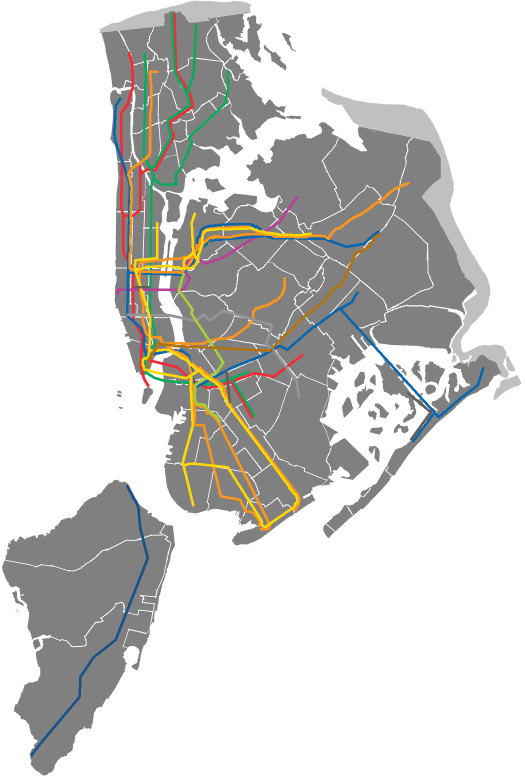
#> input picture test/answerKeySlightlyOff.jpg, 1049 x 1562 px (shown at 1/2 size)
$ python gradeQuiz.py test/answerKeySlightlyOff.jpg test/123.png   (older library calls are emulated)
#> lines starting #> are read from the running program, lines starting #| are printed output that depends on the picture
import sys
from imageio import imread
from skimage.metrics import structural_similarity
from skimage.transform import resize

height = 2000
width = 1700
blankMapStructuralSim = 0.9500506656399518

def structural_sim(path_a, path_b):
  '''
  Measure the structural similarity between two images
  @args:
    {str} path_a: the path to an image file
    {str} path_b: the path to an image file
  @returns:
    {float} a float {-1:1} that measures structural similarity
      between the input images
  '''
  img_a = get_img(path_a)
  img_b = get_img(path_b)
  sim, diff = structural_similarity(img_a, img_b, full=True, multichannel=True)
  return sim

def normalizeScore(structuralSim):
	maxScore = 1 - blankMapStructuralSim
	yourScore = structuralSim - blankMapStructuralSim
	return 100.0*yourScore/maxScore

def get_img(path, norm_size=True, norm_exposure=False):
  '''
  Prepare an image for image processing tasks
  '''
#> called with path = 'test/answerKeySlightlyOff.jpg', norm_size = True, norm_exposure = False
  # flatten returns a 2d grayscale array
  img = imread(path).astype(int)
  # resizing returns float vals 0:255; convert to ints for downstream tasks
  if norm_size:
    img = resize(img, (height, width), anti_aliasing=True, preserve_range=True)
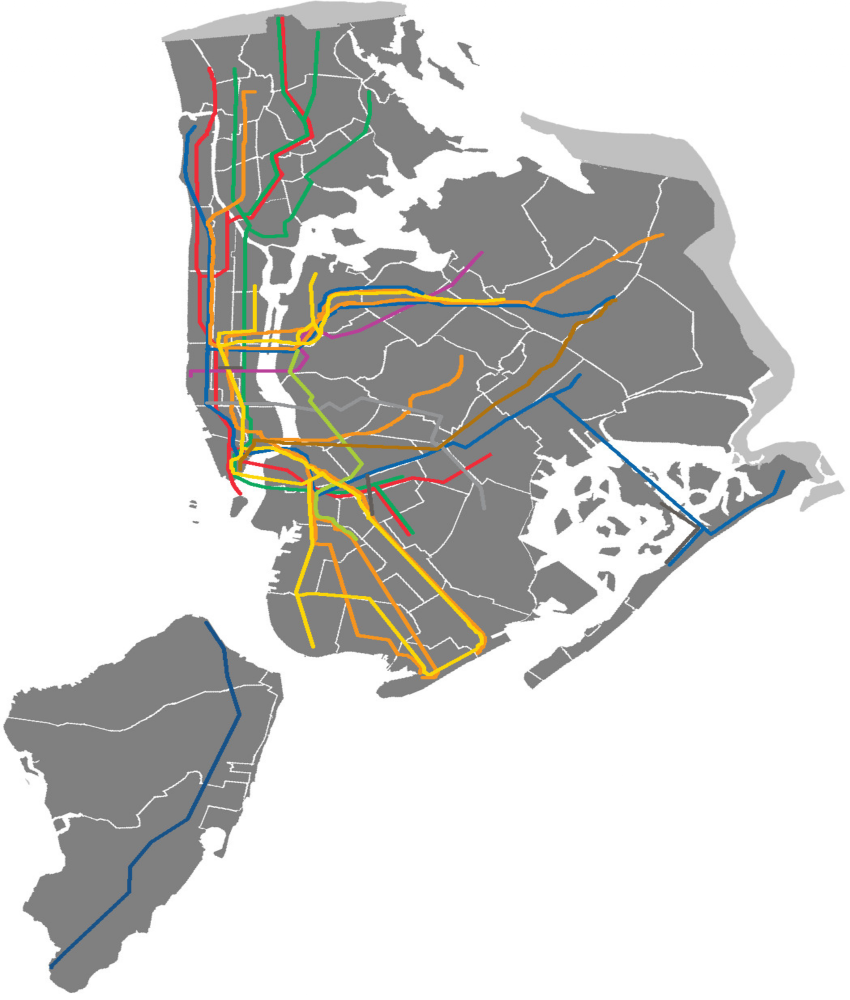
#> img: shape (2000, 1700, 3) float64 (shown at 1/2 size); mean R, G, B 211, 210.4, 208
  if norm_exposure:
    img = normalize_exposure(img)
  return img

def interpretScore(score):
  if(score < -80.0):
    print("Wow. That was really bad (F)")
  if(score < -60.0):
    print("Poor effort (D)")
  elif(score < -55.0):
    print("Not good (C-)")
  elif(score < -50.0):
    print("Not your best attempt (C)")
  elif(score < -45.0):
    print("Mediocre (C+)")
  elif(score < -40.0):
    print("Keep practicing (B-)")
  elif(score < -35.0):
    print("You're finally getting somewhere (B)")
  elif(score < -25.0):
    print("Solid effort (B+)")
  elif(score < 0.0 ):
    print("Okay (A-)")
  elif(score == 0.0):
    print("Pretty sure you used the blank map")
  elif(score < 30.0):
    print("Good (A)")
  elif(score < 60.0):
    print("Very good (A+)")
  elif(score < 70.0):
    print("Amazing (A+)")
  elif(score < 75.0):
    print("Incredible effort (A+)")
  elif(score >= 100.0):
    print("Looks like you used the answer key")
  else:
    print("Inhuman effort, assuming this is cheating")

if __name__ == '__main__':
  img_a = sys.argv[1]
  img_b = sys.argv[2]
  # get the similarity values
  structural_sim = structural_sim(img_a, img_b)
#> call 2 of get_img, with path = 'test/123.png', norm_size = True, norm_exposure = False
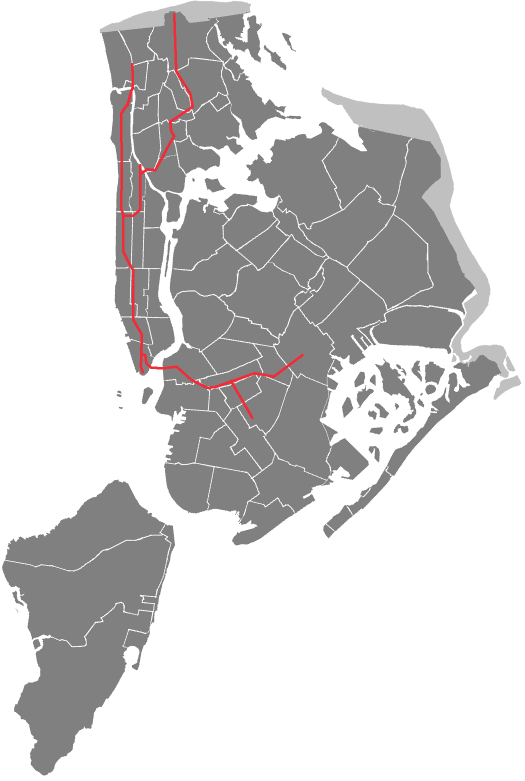
#> input picture test/123.png, 1049 x 1562 px (shown at 1/2 size)
#> in get_img (call 2), `img = resize(img, (height, width), anti_aliasing=True, preserve_range=..`:
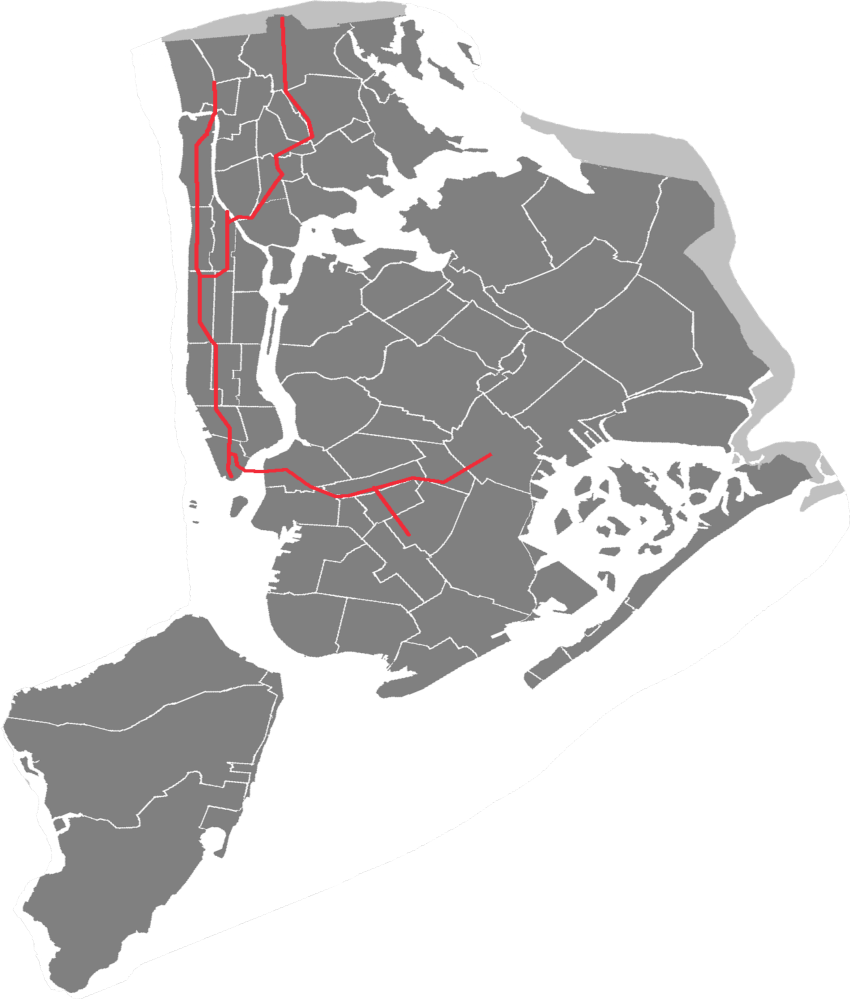
#> img: shape (2000, 1700, 4) float64 (shown at 1/2 size); mean R, G, B, A 102.9, 101.9, 101.9, 146.2; transparent parts drawn white
#> (the run stopped early here; a loop or call above may not have finished)
